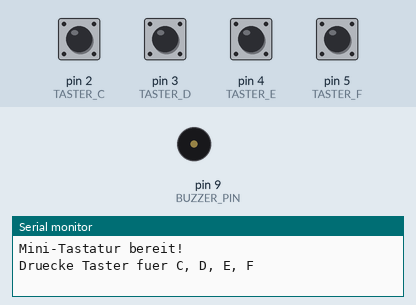
Recording of a sketch running on a simulated Arduino Uno, built with avr-gcc and run on an emulated ATmega328P. Shown: buzzer (waves = sounding), the last lines printed to the serial monitor. The test bench sets the inputs (shaded band); at power-on: pin 2 (TASTER_C), pin 3 (TASTER_D), pin 4 (TASTER_E), pin 5 (TASTER_F) HIGH.

Above: at 1.2 s.
1.3 s: pin 2 (TASTER_C) pulled LOW for 0.15 s
At 1.38 s:
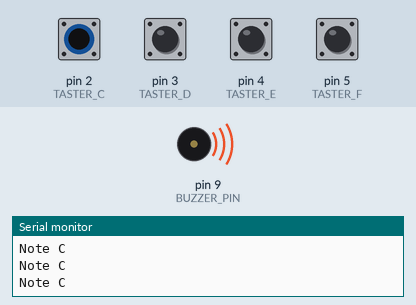
2.9 s: pin 3 (TASTER_D) pulled LOW for 0.15 s
At 4.2 s:
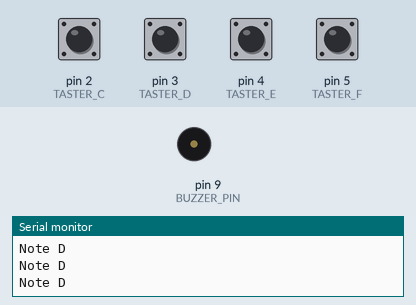
4.5 s: pin 4 (TASTER_E) pulled LOW for 0.15 s
At 4.58 s:
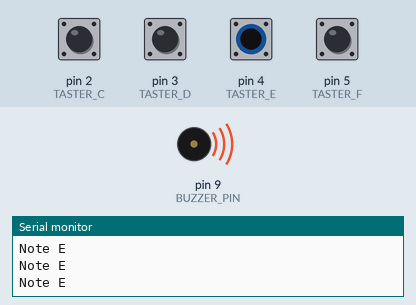
6.1 s: pin 5 (TASTER_F) pulled LOW for 0.15 s
At 6.8 s:
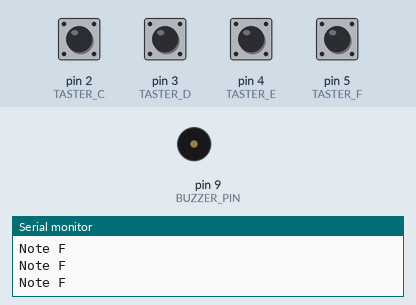
7.7 s: pin 4 (TASTER_E) driven LOW and pin 5 (TASTER_F) driven LOW
At 8.6 s:
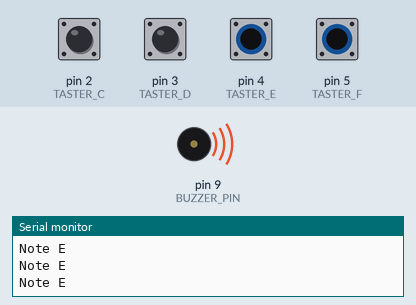
10.7 s: pin 3 (TASTER_D) driven LOW and pin 4 (TASTER_E) driven HIGH
At 11.7 s:
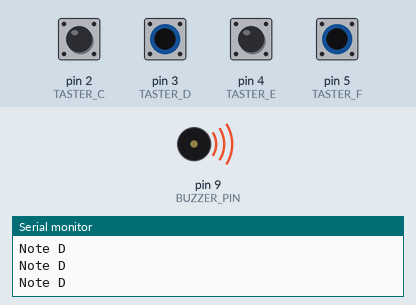
Timing chart, 0 to 13.7 s (numbered marks = the images above; inputs shaded):
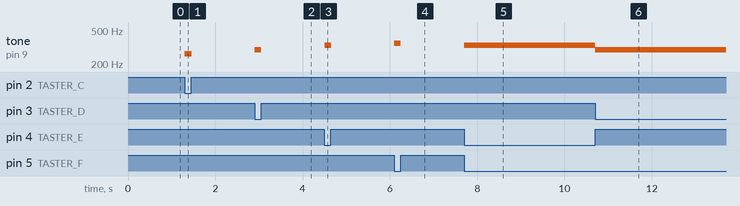

The sketch:

challenge2_tastatur.ino
```cpp
// B06 Challenge 2: Mini-Tastatur
// 4 Taster spielen 4 verschiedene Toene (C, D, E, F)

const int BUZZER_PIN = 9;  // Piezo an PWM-Pin 9

// Taster-Pins
const int TASTER_C = 2;
const int TASTER_D = 3;
const int TASTER_E = 4;
const int TASTER_F = 5;

// Noten-Frequenzen
#define NOTE_C4  262
#define NOTE_D4  294
#define NOTE_E4  330
#define NOTE_F4  349

void setup() {
  pinMode(BUZZER_PIN, OUTPUT);

  // Taster mit internem Pull-Up
  pinMode(TASTER_C, INPUT_PULLUP);
  pinMode(TASTER_D, INPUT_PULLUP);
  pinMode(TASTER_E, INPUT_PULLUP);
  pinMode(TASTER_F, INPUT_PULLUP);

  Serial.begin(9600);
  Serial.println("Mini-Tastatur bereit!");
  Serial.println("Druecke Taster fuer C, D, E, F");
}

void loop() {
  // Taster abfragen (LOW = gedrueckt wegen Pull-Up)
  if (digitalRead(TASTER_C) == LOW) {
    tone(BUZZER_PIN, NOTE_C4);
    Serial.println("Note C");
  }
  else if (digitalRead(TASTER_D) == LOW) {
    tone(BUZZER_PIN, NOTE_D4);
    Serial.println("Note D");
  }
  else if (digitalRead(TASTER_E) == LOW) {
    tone(BUZZER_PIN, NOTE_E4);
    Serial.println("Note E");
  }
  else if (digitalRead(TASTER_F) == LOW) {
    tone(BUZZER_PIN, NOTE_F4);
    Serial.println("Note F");
  }
  else {
    // Kein Taster gedrueckt - Ton aus
    noTone(BUZZER_PIN);
  }

  delay(10);  // Kurze Pause fuer Stabilitaet
}
```

Measured:
- after the input at 1.3 s, tone on pin 9 (BUZZER_PIN): silent → 262 Hz at once, → silent 0.15 s later
- after the input at 2.9 s, tone on pin 9 (BUZZER_PIN): silent → 294 Hz at once, → silent 0.15 s later
- after the input at 4.5 s, tone on pin 9 (BUZZER_PIN): silent → 330 Hz at once, → silent 0.15 s later
- after the input at 6.1 s, tone on pin 9 (BUZZER_PIN): silent → 349 Hz at once, → silent 0.15 s later
- after the input at 7.7 s, tone on pin 9 (BUZZER_PIN): silent → 330 Hz at once
- after the input at 10.7 s, tone on pin 9 (BUZZER_PIN): 330 Hz → 294 Hz at once
